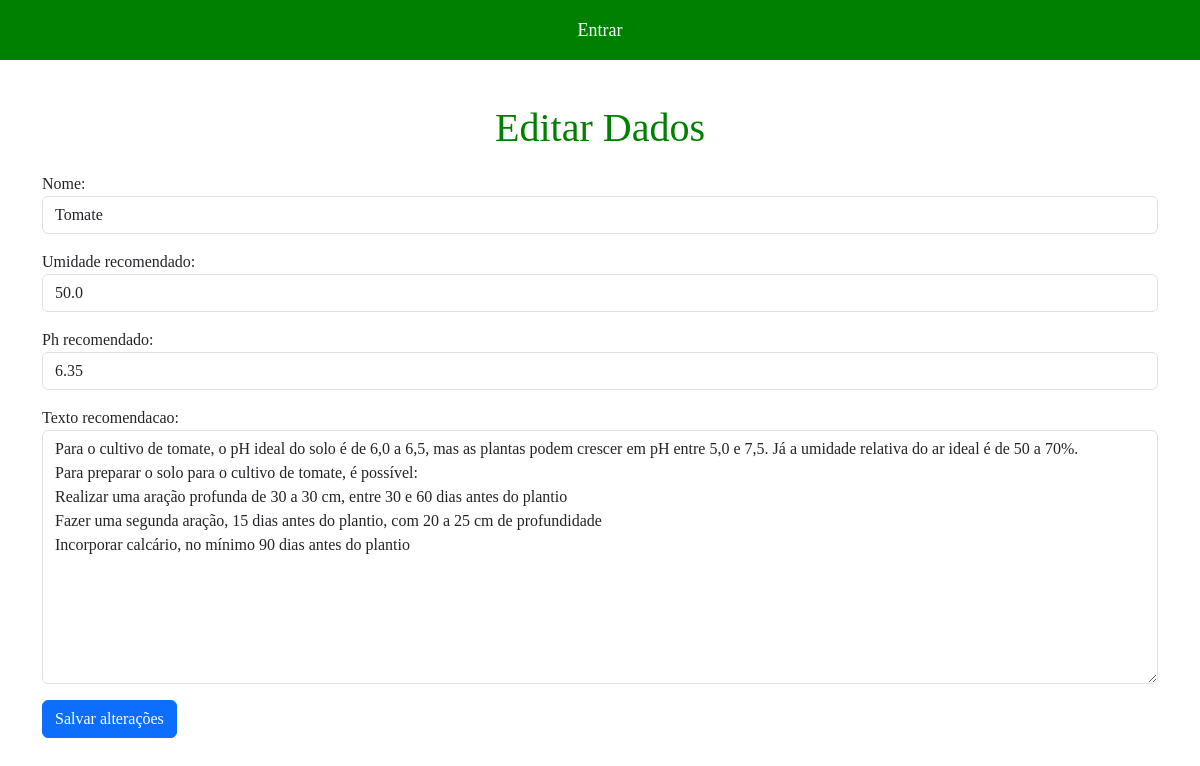
Page /editar_cultivo/1/ on the committed database.
### app_fazenda/models.py (models this page shows)
class Cultivo(models.Model):
    id = models.AutoField(primary_key=True)
    nome = models.CharField(max_length=255)
    umidade_recomendado = models.FloatField()
    ph_recomendado = models.FloatField()
    texto_recomendacao = models.TextField(max_length=1200, null=True)
    imagem = models.CharField(max_length=1000, blank=True, null=True)

### app_fazenda/views.py (the view)
# urls.py: path('editar_cultivo/<int:pk>/', views.CultivoUpdateView.as_view(), name='editar_cultivo'),
class CultivoUpdateView(UpdateView):
    model = Cultivo
    form_class = CultivoForm
    template_name = 'cultivo/editar.html'
    success_url = reverse_lazy('listar_cultivos')

### app_fazenda/form.py
class CultivoForm(forms.ModelForm):
    class Meta:
        model = Cultivo
        fields = ['nome', 'umidade_recomendado', 'ph_recomendado', 'texto_recomendacao']
        widgets = {
            'nome': forms.TextInput(attrs={'class': 'form-control'}),
            'umidade_recomendado': forms.NumberInput(attrs={'class': 'form-control'}),
            'ph_recomendado': forms.NumberInput(attrs={'class': 'form-control'}),
            'texto_recomendacao': forms.Textarea(attrs={'class': 'form-control'}),
        }

### app_fazenda/templates/cultivo/editar.html (shortened to what this page needs)
{% extends 'base.html' %}
{% block content %}
<h1>Editar Dados</h1>
<form method="POST">
    {{ form.as_p }}
    <button type="submit" class="btn btn-primary">Salvar alterações</button>
</form>
{% endblock %}

### static/css/styles_cadastro.css (style rules this page uses)
* { padding: 0; margin: 0; }
body, html { height: 100%; margin: 0; display: flex; flex-direction: column; font-family: 'Arvo', serif; }
h1 { text-align: center; color: green; margin: 20px; }

### rows in the picture
Cultivo: nome "Tomate", umidade_recomendado "50.0", ph_recomendado "6.35", texto_recomendacao "Para o cultivo de tomate, o pH ideal do solo é de 6,0 a 6,5, mas as plantas podem crescer em pH entre 5,0 e 7,5. Já a umidade relativa do ar ideal é de 50 a 70%. Para preparar o solo para o cultivo de tomate, é possível: Realizar uma aração profunda de 30 a 30 cm, entre 30 e 60 dias antes do plantio Fazer uma segunda aração, 15 dias antes do plantio, com 20 a 25 cm de profundidade Incorporar calcário, no mínimo 90 dias antes do plantio"
